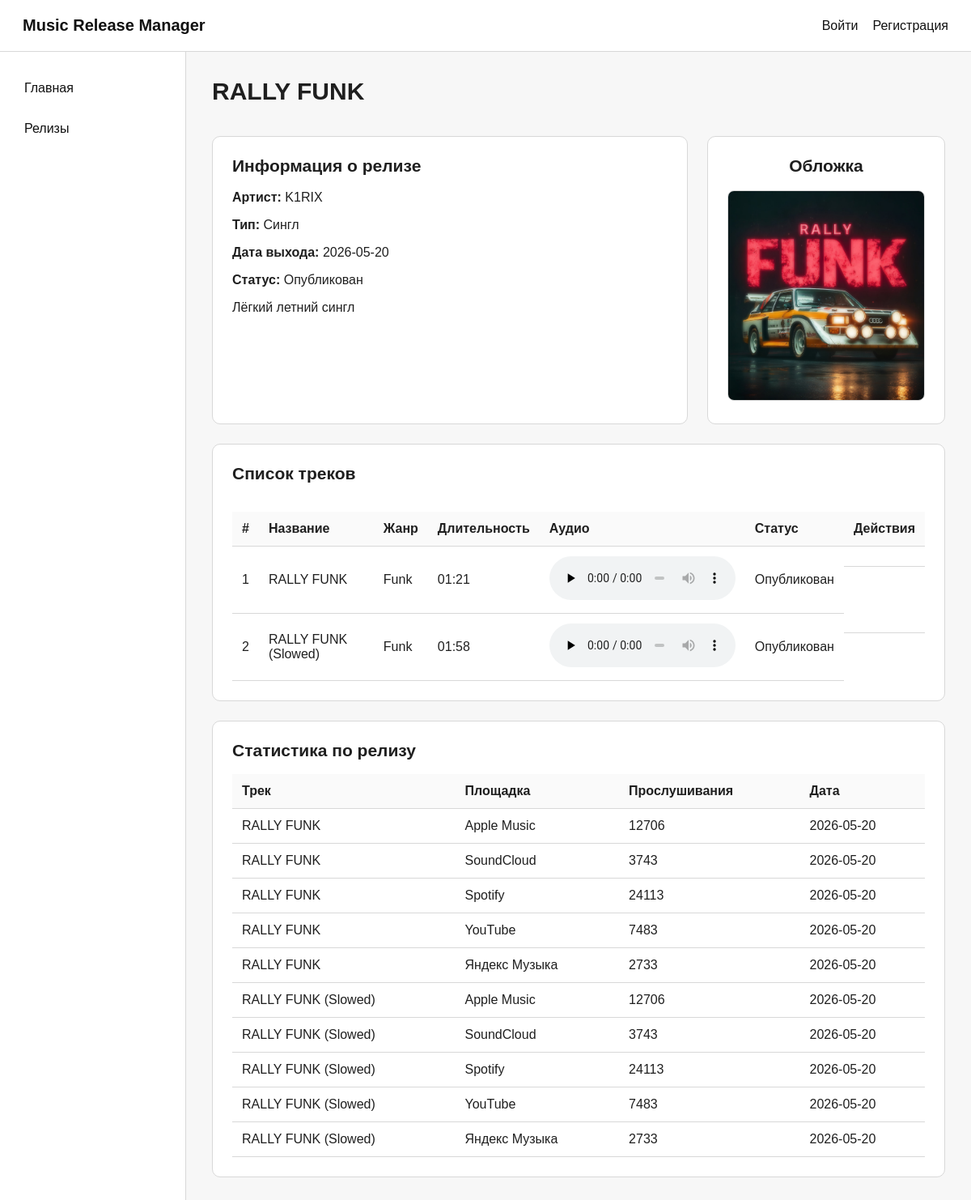
Screenshot of /releases/1 with the database file from the repository.
### tables this page shows
CREATE TABLE releases (
    id INTEGER PRIMARY KEY AUTOINCREMENT,
    artist_id INTEGER NOT NULL,
    title TEXT NOT NULL,
    release_type TEXT NOT NULL,
    description TEXT,
    cover_image TEXT,
    release_date DATE,
    status TEXT NOT NULL DEFAULT 'Черновик',
    created_at DATETIME NOT NULL DEFAULT CURRENT_TIMESTAMP,
    updated_at DATETIME NOT NULL DEFAULT CURRENT_TIMESTAMP,
    FOREIGN KEY (artist_id) REFERENCES artists (id) ON DELETE CASCADE
);

CREATE TABLE artists (
    id INTEGER PRIMARY KEY AUTOINCREMENT,
    user_id INTEGER NOT NULL UNIQUE,
    nickname TEXT NOT NULL,
    full_name TEXT,
    avatar TEXT,
    bio TEXT,
    FOREIGN KEY (user_id) REFERENCES users (id) ON DELETE CASCADE
);

CREATE TABLE tracks (
    id INTEGER PRIMARY KEY AUTOINCREMENT,
    release_id INTEGER NOT NULL,
    title TEXT NOT NULL,
    duration TEXT,
    genre TEXT,
    audio_file TEXT,
    lyrics TEXT,
    status TEXT NOT NULL DEFAULT 'Черновик',
    FOREIGN KEY (release_id) REFERENCES releases (id) ON DELETE CASCADE
);

CREATE TABLE listening_statistics (
    id INTEGER PRIMARY KEY AUTOINCREMENT,
    track_id INTEGER NOT NULL,
    platform_id INTEGER NOT NULL,
    streams_count INTEGER NOT NULL DEFAULT 0,
    report_date DATE NOT NULL DEFAULT CURRENT_DATE,
    FOREIGN KEY (track_id) REFERENCES tracks (id) ON DELETE CASCADE,
    FOREIGN KEY (platform_id) REFERENCES platforms (id) ON DELETE CASCADE
);

CREATE TABLE platforms (
    id INTEGER PRIMARY KEY AUTOINCREMENT,
    name TEXT NOT NULL UNIQUE,
    url TEXT
);

### app.py (the view)
@app.route("/releases/<int:release_id>")
def release_detail(release_id):
    db = get_db()
    release = db.execute(
        """
        SELECT releases.*, artists.nickname AS artist_name
        FROM releases
        JOIN artists ON releases.artist_id = artists.id
        WHERE releases.id = ?
        """,
        (release_id,),
    ).fetchone()
    if not release:
        abort(404)
    if release["status"] != "Опубликован" and not can_edit_release(release):
        abort(403)
    tracks = db.execute("SELECT * FROM tracks WHERE release_id = ? ORDER BY id", (release_id,)).fetchall()
    platforms = db.execute("SELECT * FROM platforms ORDER BY name").fetchall()
    stats = db.execute(
        """
        SELECT listening_statistics.*, tracks.title AS track_title, platforms.name AS platform_name
        FROM listening_statistics
        JOIN tracks ON listening_statistics.track_id = tracks.id
        JOIN platforms ON listening_statistics.platform_id = platforms.id
        WHERE tracks.release_id = ?
        ORDER BY report_date DESC
        """,
        (release_id,),
    ).fetchall()
    return render_template(
        "release_detail.html",
        release=release,
        tracks=tracks,
        platforms=platforms,
        stats=stats,
        can_edit=can_edit_release(release),
    )

### app.py (called while the page is built)
def get_db():
    if "db" not in g:
        g.db = sqlite3.connect(DB_PATH)
        g.db.row_factory = sqlite3.Row
    return g.db

def current_user():
    if "user_id" not in session:
        return None
    return get_db().execute(
        "SELECT * FROM users WHERE id = ?", (session["user_id"],)
    ).fetchone()

def current_artist():
    user = current_user()
    if not user:
        return None
    return get_db().execute(
        "SELECT * FROM artists WHERE user_id = ?", (user["id"],)
    ).fetchone()

@app.context_processor
def inject_user():
    return {"current_user": current_user(), "current_artist": current_artist()}

def can_edit_release(release):
    user = current_user()
    artist = current_artist()
    if not user:
        return False
    if user["role"] == "admin":
        return True
    return artist and release["artist_id"] == artist["id"]

### templates/release_detail.html (shortened to what this page needs)
{% extends 'base.html' %}
{% block content %}
<div class="section-header">
    <h1>{{ release.title }}</h1>
</div>
<div class="two-columns detail-grid">
    <section class="card">
        <h2>Информация о релизе</h2>
        <p><strong>Артист:</strong> {{ release.artist_name }}</p>
        <p><strong>Тип:</strong> {{ release.release_type }}</p>
        <p><strong>Дата выхода:</strong> {{ release.release_date or '-' }}</p>
        <p><strong>Статус:</strong> {{ release.status }}</p>
        <p>{{ release.description or 'Описание не заполнено.' }}</p>
    </section>
    <section class="card center">
        <h2>Обложка</h2>
        {% if release.cover_image %}
            <img class="cover large" src="{{ url_for('static', filename='uploads/covers/' ~ release.cover_image) }}" alt="Обложка">
        {% else %}
            <div class="cover large placeholder">Нет обложки</div>
        {% endif %}
    </section>
</div>
<section class="card">
    <div class="section-header">
        <h2>Список треков</h2>
    </div>
    <table>
        <thead>
            <tr><th>#</th><th>Название</th><th>Жанр</th><th>Длительность</th><th>Аудио</th><th>Статус</th><th>Действия</th></tr>
        </thead>
        <tbody>
            {% for track in tracks %}
                <tr>
                    <td>{{ loop.index }}</td>
                    <td>{{ track.title }}</td>
                    <td>{{ track.genre or '-' }}</td>
                    <td>{{ track.duration or '-' }}</td>
                    <td>
                        {% if track.audio_file %}
                            <audio controls preload="none" src="{{ url_for('static', filename='uploads/audio/' ~ track.audio_file) }}"></audio>
                        {% else %}
                            <span class="muted">нет файла</span>
                        {% endif %}
                    </td>
                    <td>{{ track.status }}</td>
                    <td class="actions">
                    </td>
                </tr>
            {% else %}
                <tr><td colspan="7">Треки пока не добавлены</td></tr>
            {% endfor %}
        </tbody>
    </table>
</section>
<section class="card">
    <h2>Статистика по релизу</h2>
    <table>
        <thead><tr><th>Трек</th><th>Площадка</th><th>Прослушивания</th><th>Дата</th></tr></thead>
        <tbody>
            {% for row in stats %}
                <tr><td>{{ row.track_title }}</td><td>{{ row.platform_name }}</td><td>{{ row.streams_count }}</td><td>{{ row.report_date }}</td></tr>
            {% else %}
                <tr><td colspan="4">Статистика пока не добавлена</td></tr>
            {% endfor %}
        </tbody>
    </table>
</section>
{% endblock %}

### static/css/style.css (style rules this page uses)
:root { --border: #d8d8d8; --text: #1f1f1f; --muted: #777; --bg: #f7f7f7; --card: #ffffff; --primary: #222; --danger: #a83232; }
* { box-sizing: border-box; }
body { margin: 0; font-family: Arial, sans-serif; color: var(--text); background: var(--bg); }
h1 { margin-top: 0; font-size: 30px; }
h2 { margin-top: 0; font-size: 21px; }
.card, .auth-card { background: var(--card); border: 1px solid var(--border); border-radius: 10px; padding: 24px; margin-bottom: 24px; }
.two-columns { display: grid; grid-template-columns: 2fr 1fr; gap: 24px; }
.detail-grid { grid-template-columns: 2fr 1fr; }
.section-header { display: flex; justify-content: space-between; gap: 16px; align-items: center; margin-bottom: 18px; }
table { width: 100%; border-collapse: collapse; }
th, td { padding: 12px; border-bottom: 1px solid var(--border); text-align: left; vertical-align: middle; }
th { background: #fafafa; }
.actions { display: flex; gap: 8px; align-items: center; }
.cover { width: 100%; max-width: 180px; height: 180px; object-fit: cover; border: 1px solid var(--border); border-radius: 8px; background: #f1f1f1; }
.cover.large { max-width: 260px; height: 260px; }
.center { text-align: center; }
audio { max-width: 230px; }

### rows the page displays
releases: title "RALLY FUNK", release_type "Сингл", release_date "2026-05-20", status "Опубликован", description "Лёгкий летний сингл", cover_image (picture)
artists: artist_name "K1RIX"
tracks: title "RALLY FUNK", genre "Funk", duration "01:21", status "Опубликован"
tracks: title "RALLY FUNK (Slowed)", genre "Funk", duration "01:58", status "Опубликован"
listening_statistics: track_title "RALLY FUNK", platform_name "Apple Music", streams_count "12706", report_date "2026-05-20"
listening_statistics: track_title "RALLY FUNK", platform_name "SoundCloud", streams_count "3743", report_date "2026-05-20"
listening_statistics: track_title "RALLY FUNK", platform_name "Spotify", streams_count "24113", report_date "2026-05-20"
listening_statistics: track_title "RALLY FUNK", platform_name "YouTube", streams_count "7483", report_date "2026-05-20"
listening_statistics: track_title "RALLY FUNK", platform_name "Яндекс Музыка", streams_count "2733", report_date "2026-05-20"
listening_statistics: track_title "RALLY FUNK (Slowed)", platform_name "Apple Music", streams_count "12706", report_date "2026-05-20"
listening_statistics: track_title "RALLY FUNK (Slowed)", platform_name "SoundCloud", streams_count "3743", report_date "2026-05-20"
listening_statistics: track_title "RALLY FUNK (Slowed)", platform_name "Spotify", streams_count "24113", report_date "2026-05-20"
listening_statistics: track_title "RALLY FUNK (Slowed)", platform_name "YouTube", streams_count "7483", report_date "2026-05-20"
listening_statistics: track_title "RALLY FUNK (Slowed)", platform_name "Яндекс Музыка", streams_count "2733", report_date "2026-05-20"
